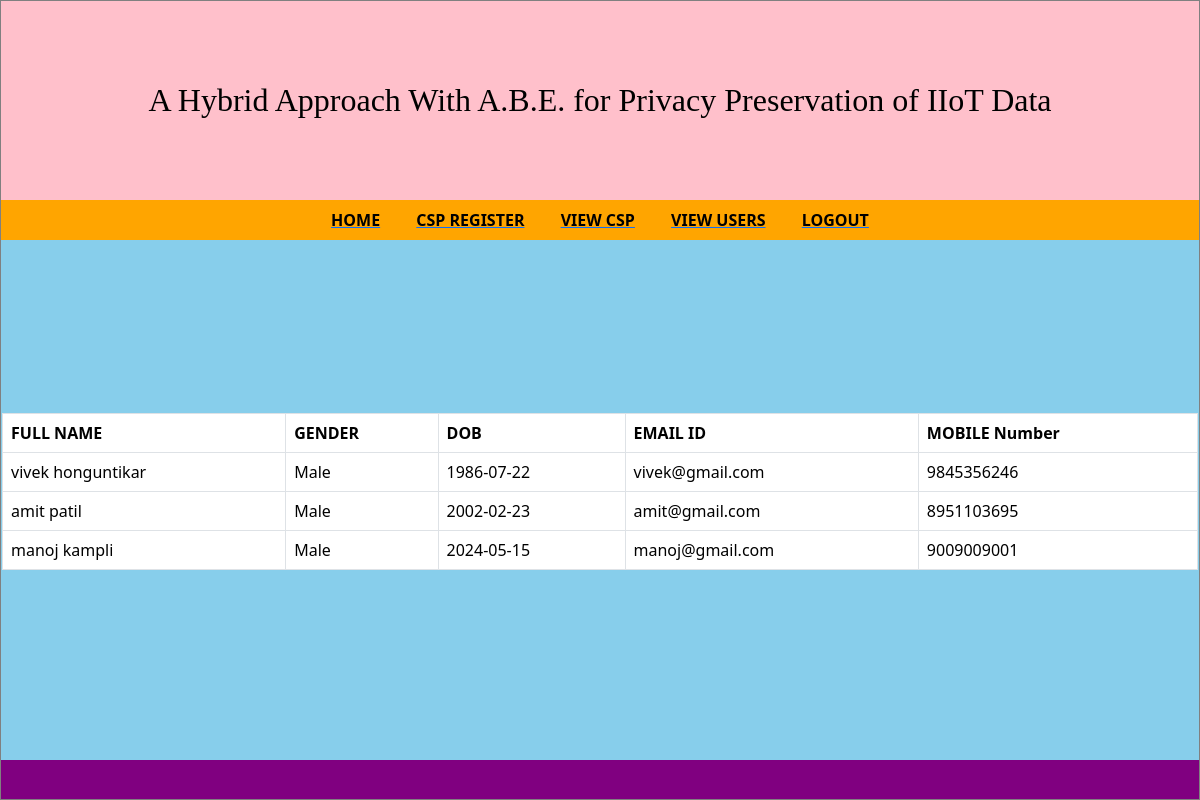
Page /abe/adminadvocatedisplay/ on the committed database.
### HYBRIDAPPROACHAPP/models.py (models this page shows)
class UserRegister(models.Model):
	firstname=models.CharField(max_length=200,default='')
	lastname=models.CharField(max_length=200,default='')
	gender=models.CharField(max_length=200,default='')
	dob=models.CharField(max_length=200,default='')
	emailid=models.CharField(max_length=200,default='')
	password=models.CharField(max_length=200,default='')
	mobilenumber=models.CharField(max_length=200,primary_key=True)

### HYBRIDAPPROACHAPP/views.py (the view)
# urls.py: path('adminadvocatedisplay/',views.adminadvocatedisplay),
def adminadvocatedisplay(request):
	mydata=UserRegister.objects.all()
	return render(request,"abe/adminadvocatedisplay.html",{"mydata":mydata})

### HYBRIDAPPROACHAPP/templates/abe/adminadvocatedisplay.html (shortened to what this page needs)
<html>
    <head>
  <link href="https://cdn.jsdelivr.net/npm/bootstrap@5.3.3/dist/css/bootstrap.min.css" rel="stylesheet">
   </head>
     <body>
	 <table align="center" height="100%" width="100%" border="1">
	        <tr><td  style="background-color:pink;" height="25%">
                         <center>
                       <font face="Times New Roman" color="black" size="+3">
A Hybrid Approach With A.B.E. for Privacy Preservation of IIoT Data
</font>
  </center>
          </td></tr>
	        <tr><td  style="background-color:orange;" height="5%">
            <table width="100%">
                <tr>
                  <td align="center">
                    <a href="/abe/adminhome"><font color="black"><b>HOME</b></font></a>&emsp;&emsp;
                    <a href="/abe/operatorregister"><font color="black"><b>CSP REGISTER</b></font></a>&emsp;&emsp;
                    <a href="/abe/operatordisplay"><font color="black"><b>VIEW CSP</b></font></a>&emsp;&emsp;
                    <a href="/abe/adminadvocatedisplay"><font color="black"><b>VIEW USERS</b></font></a>&emsp;&emsp;
                  <a href="/abe"><font color="black"><b>LOGOUT</b></font></a>
                </td>
            </table>
          </td></tr>
	        <tr><td style="background-color:skyblue;" height="65%">
    <table align='center' class="table table-bordered" border="1">
            <tr>
                    <th scope="col">FULL  NAME</th>
                    <th scope="col">GENDER</th>
                    <th scope="col">DOB</th>
                    <th scope="col">EMAIL ID</th>
                    <th scope="col">MOBILE Number</th>
            </tr>
                    {% for data in mydata %}
                     <tr>
                        <td>{{data.firstname}} {{data.lastname}}</td>
                        <td>{{data.gender}}</td>
                        <td>{{data.dob}}</td>
                        <td>{{data.emailid}}</td>
                        <td>{{data.mobilenumber}}</td>
                    </tr>
                    {%endfor%}
                </table>
   </td></tr>
	         <tr><td style="background-color:purple;"></td></tr>
        </table>
  </body>
</html>

### rows in the picture
UserRegister: firstname "vivek", lastname "honguntikar", gender "Male", dob "1986-07-22", emailid "vivek@gmail.com", mobilenumber "9845356246"
UserRegister: firstname "amit", lastname "patil", gender "Male", dob "2002-02-23", emailid "amit@gmail.com", mobilenumber "8951103695"
UserRegister: firstname "manoj", lastname "kampli", gender "Male", dob "2024-05-15", emailid "manoj@gmail.com", mobilenumber "9009009001"
